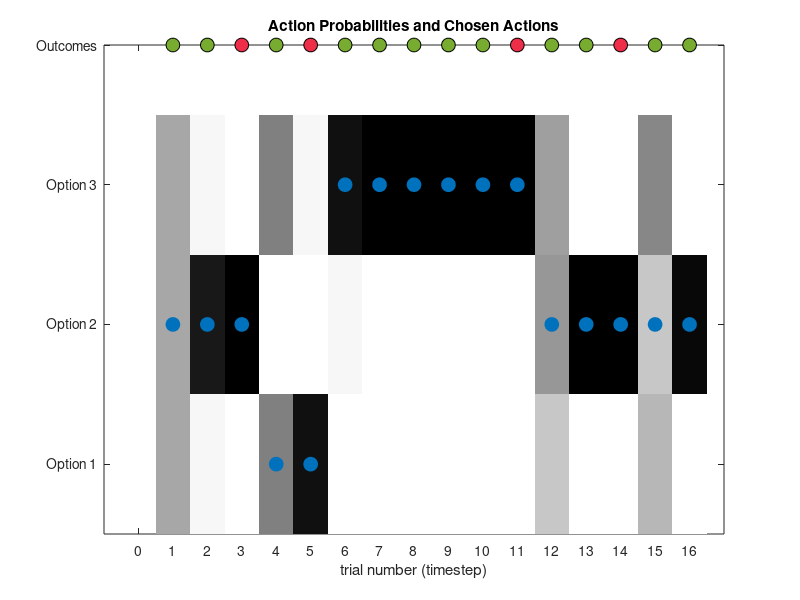

This figure's MATLAB source:
% RL 3: Rescorla-Wagner (RW) 2 learning rates (LR) model 
% 
% Simulation & plotting script for the three-armed bandit (TAB) task 

%% Set up
% Example block probabilities for a single block.
BlockProbs = [0.4937 0.8078 0.6343; % win probability
              0.5063 0.1922 0.3657];% loss probability

% RW 2LR model parameters
% 1) learning rate for wins (range between 0 and 1)
params.alpha_win = 0.5;
% 2) learning rate for losses (range between 0 and 1)
params.alpha_loss = 0.7;
% 3) information bonus (any real value)
params.gamma = 0.01;
% 4) inverse temperature (range > 0)
params.beta = 6;

%% Run simulation

% For a decision task with N choices.
N_CHOICES = 3;
% Total number of trials (T) per block.
T = 16;

% Set up vectors with dimensions for both time and number of choices to keep track of
% components of choice value over time:
expected_value_w_info = zeros(N_CHOICES, T);    % overall expected value
expected_reward_value = zeros(N_CHOICES, T);    % value of expected reward
expected_info_value = zeros(N_CHOICES, T);      % value of expected information gain
last_chosen = zeros(N_CHOICES, T);              % trial number where an action was last taken 

% Represents the probability distribution (P) over choices on each trial.
P = zeros(N_CHOICES, T);

% Empty vectors to store stimulated choices, rewards, action probabilities, and
% prediction error.
sim_choices = zeros(1, T);
sim_rewards = zeros(1, T);
action_probabilities = zeros(1, T);
prediction_error_sequence = zeros(1,T);

% For each trial (timestep)...
for t = 1:T
    
    % Compute expected value for each option.
    expected_info_value(:, t) = (t-last_chosen(:,t));
    expected_value_w_info(:, t) = expected_reward_value(:, t) + params.gamma*expected_info_value(:, t);
    
    % Compute action probabilities.
    P(:, t) = exp(params.beta * expected_value_w_info(:, t)) / sum(exp(params.beta * expected_value_w_info(1:N_CHOICES, t)));
    
    % Simulate actions.
    choice_at_t = find(rand < cumsum(P(:,t)),1);
    sim_choices(1,t) = choice_at_t;
    
    % Store the probability of chosen action on current trial.
    action_probabilities(t) = P(choice_at_t, t);
    
    % Copy previous values (to keep unchosen choices at
    % the same value from the previous timestep).
    expected_reward_value(:, t + 1) = expected_reward_value(:, t);
    last_chosen(:, t + 1) = last_chosen(:, t);
    last_chosen(choice_at_t, t + 1) = t;
    
    % Simulate rewards.
    outcome = find(rand < cumsum(BlockProbs(:, choice_at_t)), 1); % 1: win, 2: loss
    sim_rewards(1, t) =  -1 * (outcome -2); % 1: win, 0: loss
    
    % Compute prediction error.
    if sim_rewards(1, t) == 1
        prediction_error = sim_rewards(1, t) - expected_reward_value(choice_at_t, t);
    elseif sim_rewards(1, t) == 0
        reward_trans = -1; % transform loss value to -1
        prediction_error = reward_trans - expected_reward_value(choice_at_t, t);
    end
    
    % Update expected reward value of the chosen option.
    if sim_rewards(1, t) == 1
        expected_reward_value(choice_at_t, t+1) = expected_reward_value(choice_at_t, t) + params.alpha_win*prediction_error;
    elseif  sim_rewards(1, t) == 0
        expected_reward_value(choice_at_t, t+1) = expected_reward_value(choice_at_t, t) + params.alpha_loss*prediction_error;
    end
    
    % Store the value of prediction error.
    prediction_error_sequence(t) = prediction_error;
    
    % Trims final value in expected reward value (is an extra value beyond
    % trials).
    expected_reward_value = expected_reward_value(:, 1:T);
    
end

%% Plotting
% Plot the choices(blue), outcomes(green/red), and action probabilties (gray scale; darker = higher probability) 
% of all options across trials (timestep).
col = {[0, 0.4470, 0.7410], ...       % blue
       [0.4660, 0.6740, 0.1880], ...  % green
       [0.9350, 0.1780, 0.2840], ...  % red
      };                    
cols = [0:1/32:1; 0:1/32:1; 0:1/32:1]';
MarkerSize = 10;

figure(1)
for i = 1:T
    if sim_rewards(1, i) == 1
        plot(i,4,'o','MarkerSize',MarkerSize,"MarkerEdgeColor", 'black','MarkerFaceColor',col{2})
        hold on
    else
        plot(i,4,'o','MarkerSize',MarkerSize,"MarkerEdgeColor", 'black','MarkerFaceColor',col{3})
        hold on
    end
end

imagesc([1 - P]); colormap(cols) , hold on
plot([sim_choices],'o','MarkerSize',MarkerSize,"MarkerEdgeColor", col{1},'MarkerFaceColor',col{1})
xlabel("trial number (timestep)")
title('Action Probabilities and Chosen Actions')
xlim([-1,T+1])
set(gca, 'XTick', [0:T]),
set(gca, 'YTick', [1:4]), set(gca, 'YTickLabel', {'Option 1','Option 2','Option 3' 'Outcomes' })
